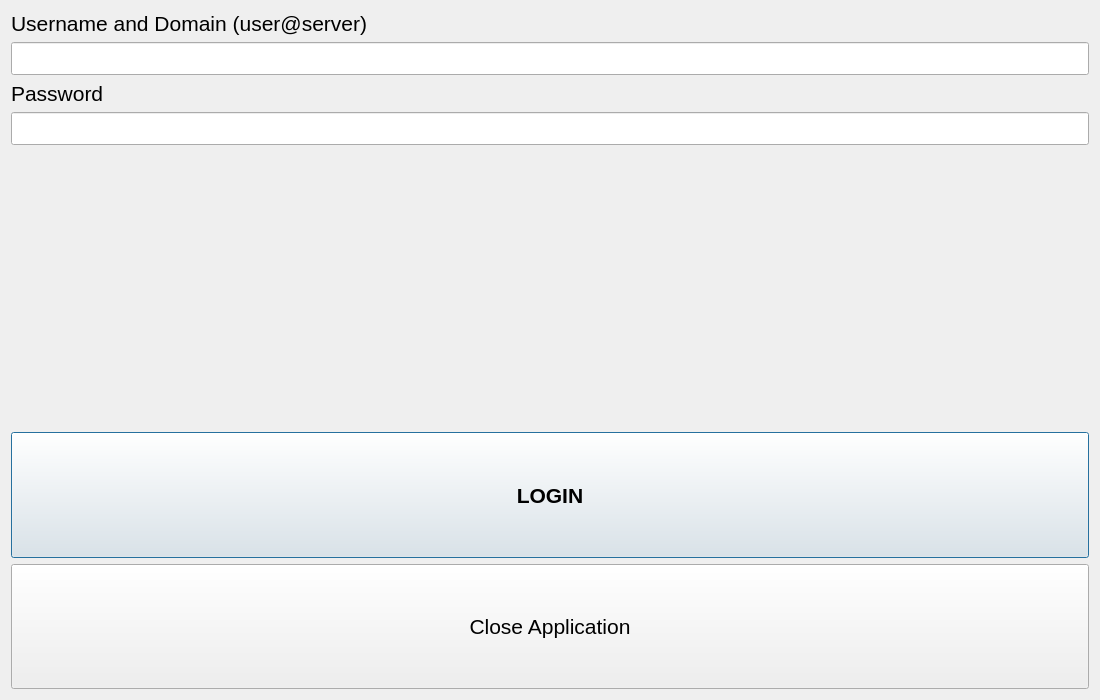
<?xml version="1.0" encoding="UTF-8"?>
<ui version="4.0">
 <class>LoginDialog</class>
 <widget class="QDialog" name="LoginDialog">
  <property name="geometry">
   <rect>
    <x>0</x>
    <y>0</y>
    <width>1100</width>
    <height>700</height>
   </rect>
  </property>
  <property name="sizePolicy">
   <sizepolicy hsizetype="Expanding" vsizetype="Expanding">
    <horstretch>0</horstretch>
    <verstretch>0</verstretch>
   </sizepolicy>
  </property>
  <property name="windowTitle">
   <string>Dialog</string>
  </property>
  <layout class="QGridLayout" name="gridLayout">
   <item row="7" column="0">
    <spacer name="verticalSpacer_2">
     <property name="orientation">
      <enum>Qt::Vertical</enum>
     </property>
     <property name="sizeHint" stdset="0">
      <size>
       <width>20</width>
       <height>40</height>
      </size>
     </property>
    </spacer>
   </item>
   <item row="6" column="0">
    <spacer name="verticalSpacer">
     <property name="orientation">
      <enum>Qt::Vertical</enum>
     </property>
     <property name="sizeHint" stdset="0">
      <size>
       <width>20</width>
       <height>40</height>
      </size>
     </property>
    </spacer>
   </item>
   <item row="5" column="0">
    <widget class="QLabel" name="loginErrorLabel">
     <property name="font">
      <font>
       <pointsize>16</pointsize>
       <underline>true</underline>
      </font>
     </property>
     <property name="styleSheet">
      <string notr="true">QLabel{color:red}</string>
     </property>
     <property name="text">
      <string/>
     </property>
    </widget>
   </item>
   <item row="2" column="0">
    <widget class="QLabel" name="loginPasswordLabel">
     <property name="font">
      <font>
       <pointsize>16</pointsize>
      </font>
     </property>
     <property name="text">
      <string>Password</string>
     </property>
    </widget>
   </item>
   <item row="0" column="0">
    <widget class="QLabel" name="loginUsernameLabel">
     <property name="font">
      <font>
       <pointsize>16</pointsize>
      </font>
     </property>
     <property name="text">
      <string>Username and Domain (user@server)</string>
     </property>
    </widget>
   </item>
   <item row="8" column="0">
    <widget class="QPushButton" name="loginLoginBtn">
     <property name="sizePolicy">
      <sizepolicy hsizetype="Expanding" vsizetype="Expanding">
       <horstretch>0</horstretch>
       <verstretch>0</verstretch>
      </sizepolicy>
     </property>
     <property name="font">
      <font>
       <pointsize>16</pointsize>
       <weight>75</weight>
       <bold>true</bold>
      </font>
     </property>
     <property name="text">
      <string>LOGIN</string>
     </property>
    </widget>
   </item>
   <item row="3" column="0">
    <widget class="QLineEdit" name="loginPasswordInput">
     <property name="font">
      <font>
       <pointsize>16</pointsize>
      </font>
     </property>
     <property name="text">
      <string/>
     </property>
     <property name="echoMode">
      <enum>QLineEdit::Password</enum>
     </property>
    </widget>
   </item>
   <item row="1" column="0">
    <widget class="QLineEdit" name="loginUsernameInput">
     <property name="font">
      <font>
       <pointsize>16</pointsize>
      </font>
     </property>
     <property name="text">
      <string/>
     </property>
     <property name="echoMode">
      <enum>QLineEdit::Normal</enum>
     </property>
    </widget>
   </item>
   <item row="9" column="0">
    <widget class="QPushButton" name="loginCloseApplicationBtn">
     <property name="sizePolicy">
      <sizepolicy hsizetype="Expanding" vsizetype="Expanding">
       <horstretch>0</horstretch>
       <verstretch>0</verstretch>
      </sizepolicy>
     </property>
     <property name="font">
      <font>
       <pointsize>16</pointsize>
      </font>
     </property>
     <property name="text">
      <string>Close Application</string>
     </property>
    </widget>
   </item>
  </layout>
 </widget>
 <tabstops>
  <tabstop>loginCloseApplicationBtn</tabstop>
  <tabstop>loginUsernameInput</tabstop>
  <tabstop>loginPasswordInput</tabstop>
 </tabstops>
 <resources/>
 <connections/>
</ui>
